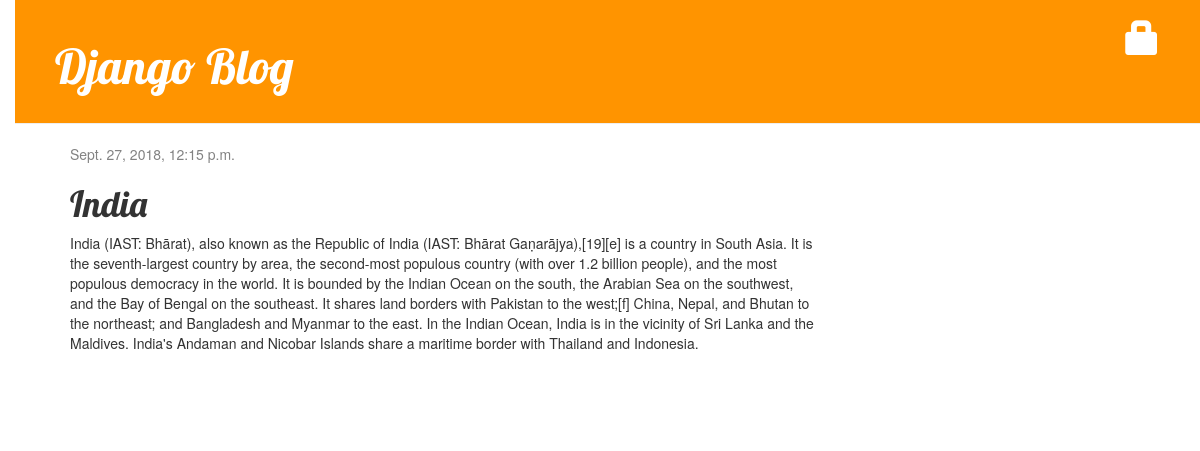
Screenshot of /post/3/ with the database file from the repository.
### blog/models.py (models this page shows, shortened)
class Post(models.Model):
    author = models.ForeignKey('auth.User', on_delete=models.CASCADE)
    title = models.CharField(max_length=200)
    text = models.TextField()
    created_date = models.DateTimeField(default=timezone.now)
    published_date = models.DateTimeField(blank=True, null=True)

### blog/views.py (the view)
# urls.py: path('post/<int:pk>/', views.post_detail, name='post_detail'),
def post_detail(request, pk):
    post = get_object_or_404(Post, pk=pk)
    return render(request, 'blog/post_detail.html', {'post': post})

### blog/templates/blog/post_detail.html (shortened to what this page needs)
{% extends 'blog/base.html' %}
{% block content %}
    <div class="post">
        {% if post.published_date %}
            <div class="date">
                {{ post.published_date }}
            </div>
        {% else %}
            <a class="btn btn-default" href="{% url 'post_publish' pk=post.pk %}">Publish</a>
        {% endif %}
    <h1>{{ post.title }}</h1>
    <p>{{ post.text|linebreaksbr }}</p>
    </div>
{% endblock %}

### blog/static/css/blog.css (style rules this page uses)
body { padding-left: 15px; }
h1, h2, h3, h4 { font-family: 'Lobster', cursive; }
.date { color: #828282; }
.post { margin-bottom: 70px; }

### rows the page displays
Post: published_date "Sept. 27, 2018, 12:15 p.m.", title "India", text "India (IAST: Bhārat), also known as the Republic of India (IAST: Bhārat Gaṇarājya),[19][e] is a country in South Asia. It is the seventh-largest country by area, the second-most populous country (with over 1.2 billion people), and the most populous democracy in the world. It is bounded by the Indian Ocean on the south, the Arabian Sea on the southwest, and the Bay of Bengal on the southeast. It shares land borders with Pakistan to the west;[f] China, Nepal, and Bhutan to the northeast; and Bangladesh and Myanmar to the east. In the Indian Ocean, India is in the vicinity of Sri Lanka and the Maldives. India's Andaman and Nicobar Islands share a maritime border with Thailand and Indonesia."
